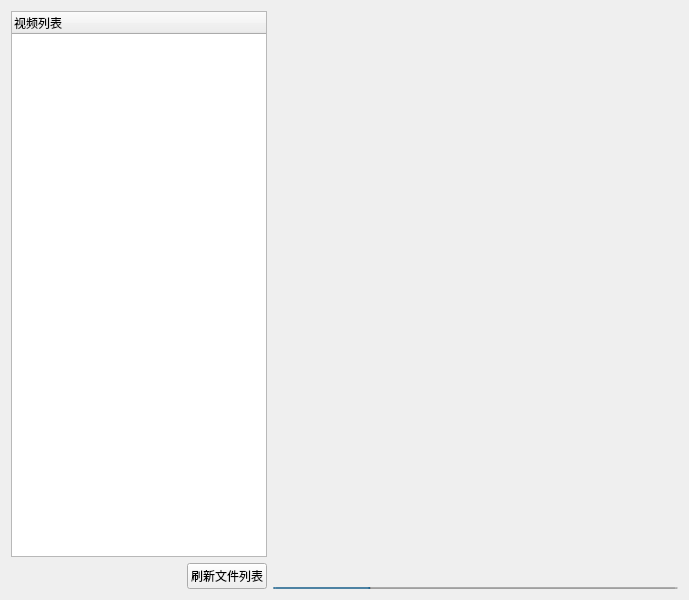
<?xml version="1.0" encoding="UTF-8"?>
<ui version="4.0">
 <class>MediayPlayerWidget</class>
 <widget class="QWidget" name="MediayPlayerWidget">
  <property name="geometry">
   <rect>
    <x>0</x>
    <y>0</y>
    <width>689</width>
    <height>600</height>
   </rect>
  </property>
  <property name="windowTitle">
   <string>MediayPlayerWidget</string>
  </property>
  <layout class="QGridLayout" name="gridLayout">
   <item row="0" column="0">
    <layout class="QHBoxLayout" name="horizontalLayout_2" stretch="0,1">
     <item>
      <layout class="QVBoxLayout" name="verticalLayout">
       <item>
        <widget class="QTreeWidget" name="treeWidget">
         <column>
          <property name="text">
           <string>视频列表</string>
          </property>
         </column>
        </widget>
       </item>
       <item>
        <layout class="QHBoxLayout" name="horizontalLayout">
         <item>
          <spacer name="horizontalSpacer">
           <property name="orientation">
            <enum>Qt::Horizontal</enum>
           </property>
           <property name="sizeHint" stdset="0">
            <size>
             <width>40</width>
             <height>20</height>
            </size>
           </property>
          </spacer>
         </item>
         <item>
          <widget class="QPushButton" name="pushButton_refresh">
           <property name="text">
            <string>刷新文件列表</string>
           </property>
          </widget>
         </item>
        </layout>
       </item>
      </layout>
     </item>
     <item>
      <layout class="QVBoxLayout" name="verticalLayout_2">
       <item>
        <widget class="LWebView" name="webView" native="true"/>
       </item>
       <item>
        <widget class="QProgressBar" name="progressBar">
         <property name="minimumSize">
          <size>
           <width>0</width>
           <height>0</height>
          </size>
         </property>
         <property name="maximumSize">
          <size>
           <width>16777215</width>
           <height>2</height>
          </size>
         </property>
         <property name="value">
          <number>24</number>
         </property>
         <property name="textVisible">
          <bool>false</bool>
         </property>
        </widget>
       </item>
      </layout>
     </item>
    </layout>
   </item>
  </layout>
 </widget>
 <customwidgets>
  <customwidget>
   <class>LWebView</class>
   <extends>QWidget</extends>
   <header>LWebView/LWebView.h</header>
   <container>1</container>
  </customwidget>
 </customwidgets>
 <resources/>
 <connections/>
</ui>
